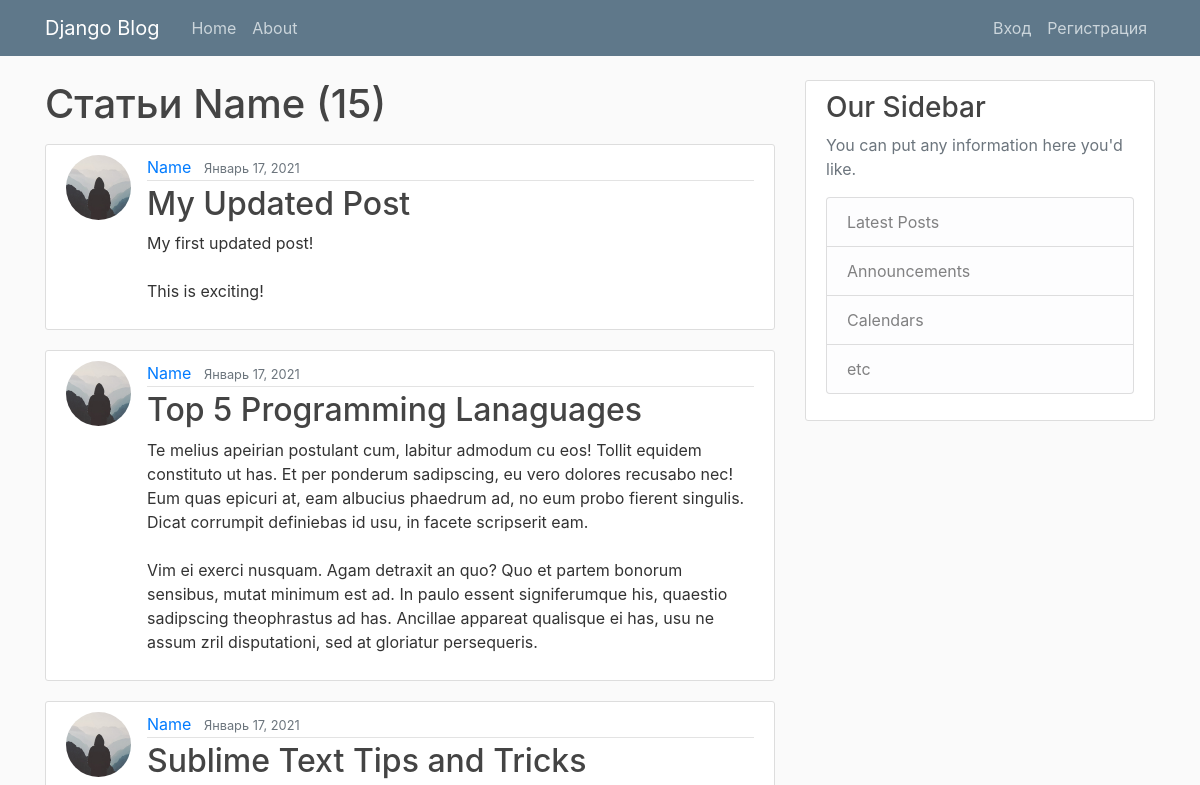
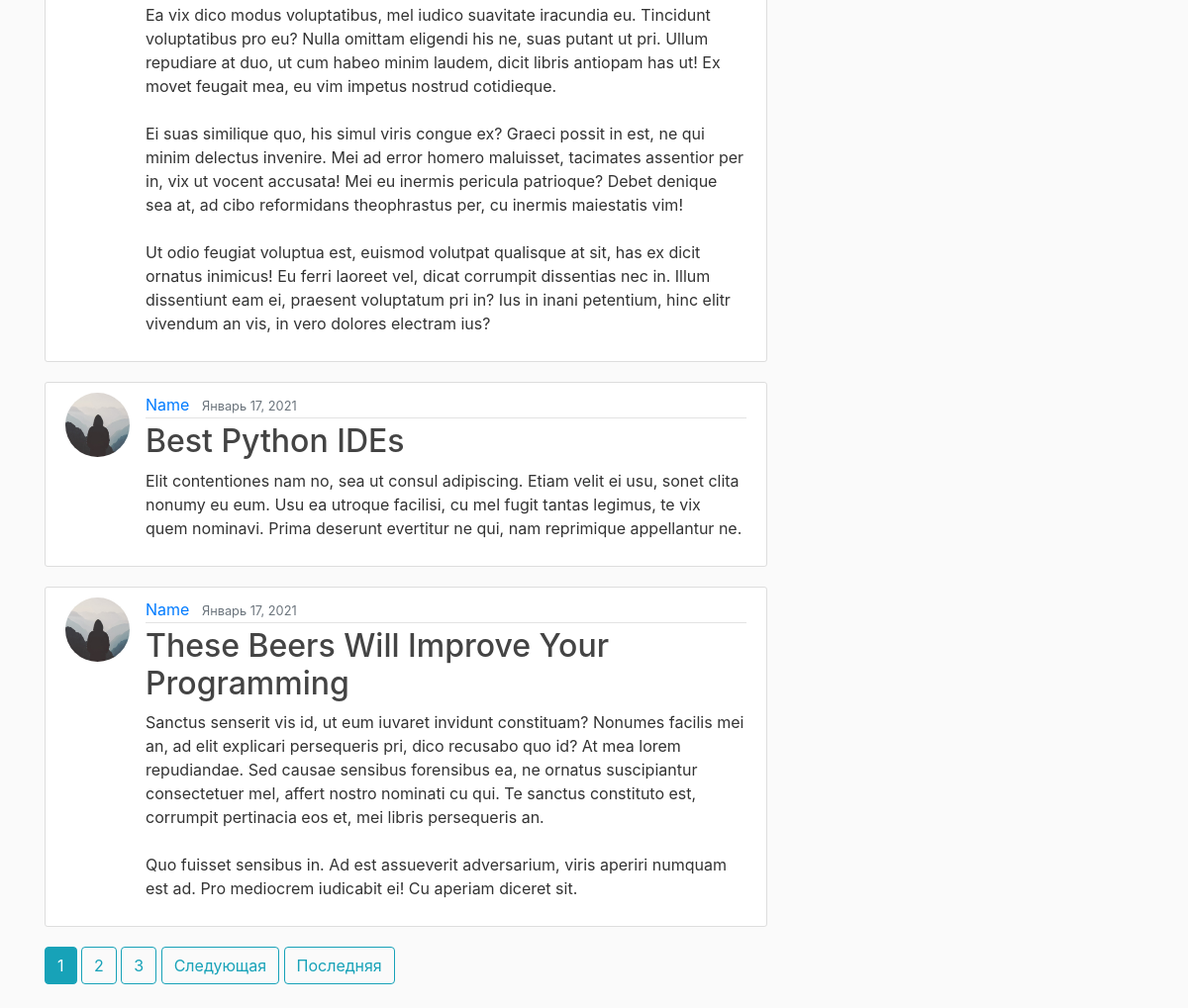
The app's page /user/Name with its own data (2 pictures, top to bottom).
### blog/models.py (models this page shows, shortened)
class Post(models.Model):
    title = models.CharField(max_length=100, verbose_name='Заголовок')
    content = models.TextField(verbose_name='Содержание')
    date_posted = models.DateField(default=timezone.now)
    author = models.ForeignKey(User, on_delete=models.CASCADE)

### users/models.py (models this page shows, shortened)
class Profile(models.Model):
    user = models.OneToOneField(User, on_delete = models.CASCADE)
    image = models.ImageField(default = 'default.jpg', upload_to = 'profile_pics')

### blog/views.py (the view)
# urls.py: path('user/<str:username>', UserPostListView.as_view(), name='user-posts'),
class UserPostListView(ListView):
    model = Post
    template_name = 'blog/user_post.html'  # <app>/<model>_<viewtype>.html
    context_object_name = 'posts'
    paginate_by = 5 # 5 сообщений на странице
    def get_queryset(self):
        user = get_object_or_404(User, username = self.kwargs.get('username'))
        return Post.objects.filter(author = user).order_by('-date_posted')

### blog/templates/blog/user_post.html (shortened to what this page needs)
{% extends "blog/base.html" %}
{% block content %}
    <h1 class="mb-3">Статьи {{ view.kwargs.username }} ({{ page_obj.paginator.count }})</h1>
    {% for post in posts %}
        <article class="media content-section">
            <img class="rounded-circle article-img" src="{{ post.author.profile.image.url }}">
            <div class="media-body">
            <div class="article-metadata">
                <a class="mr-2" href="{% url 'user-posts' post.author.username %}">{{ post.author }}</a>
                <small class="text-muted">{{ post.date_posted|date:"F d, Y" }}</small>
            </div>
            <h2><a class="article-title" href="{% url 'post-detail' post.id %}">{{ post.title }}</a></h2>
            <p class="article-content">{{ post.content }}</p>
            </div>
        </article>
    {% endfor %}
    {% if is_paginated %}
      {% for num in page_obj.paginator.page_range %}
        {% if page_obj.number == num %}
          <a class="btn btn-info mb-4" href="?page={{ num }}">{{ num }}</a>
        {% elif num > page_obj.number|add:'-3' and num < page_obj.number|add:'3' %}
          <a class="btn btn-outline-info mb-4" href="?page={{ num }}">{{ num }}</a>
        {% endif %}
      {% endfor %}
      {% if page_obj.has_next %}
        <a class="btn btn-outline-info mb-4" href="?page={{ page_obj.next_page_number }}">Следующая</a>
        <a class="btn btn-outline-info mb-4" href="?page={{ page_obj.paginator.num_pages }}">Последняя</a>
      {% endif %}
    {% endif %}
{% endblock content %}

### blog/static/blog/main.css (style rules this page uses)
body { background: #fafafa; color: #333333; margin-top: 5rem; }
h1, h2, h3, h4, h5, h6 { color: #444444; }
.content-section { background: #ffffff; padding: 10px 20px; border: 1px solid #dddddd; border-radius: 3px; margin-bottom: 20px; }
.article-title { color: #444444; }
.article-content { white-space: pre-line; }
.article-img { height: 65px; width: 65px; margin-right: 16px; }
.article-metadata { padding-bottom: 1px; margin-bottom: 4px; border-bottom: 1px solid #e3e3e3 }

### records on screen
Post: author.profile.image (placeholder picture), author "Name", date_posted "Январь 17, 2021", title "My Updated Post", content "My first updated post! This is exciting!"
Post: author.profile.image (placeholder picture), author "Name", date_posted "Январь 17, 2021", title "Top 5 Programming Lanaguages", content "Te melius apeirian postulant cum, labitur admodum cu eos! Tollit equidem constituto ut has. Et per ponderum sadipscing, eu vero dolores recusabo nec! Eum quas epicuri at, eam albucius phaedrum ad, no eum probo fierent singulis. Dicat corrumpit definiebas id usu, in facete scripserit eam. Vim ei exerci nusquam. Agam detraxit an quo? Quo et partem bonorum sensibus, mutat minimum est ad. In paulo essent signiferumque his, quaestio sadipscing theophrastus ad has. Ancillae appareat qualisque ei has, usu ne assum zril disputationi, sed at gloriatur persequeris."
Post: author.profile.image (placeholder picture), author "Name", date_posted "Январь 17, 2021", title "Sublime Text Tips and Tricks", content "Ea vix dico modus voluptatibus, mel iudico suavitate iracundia eu. Tincidunt voluptatibus pro eu? Nulla omittam eligendi his ne, suas putant ut pri. Ullum repudiare at duo, ut cum habeo minim laudem, dicit libris antiopam has ut! Ex movet feugait mea, eu vim impetus nostrud cotidieque. Ei suas similique quo, his simul viris congue ex? Graeci possit in est, ne qui minim delectus invenire. Mei ad error homero maluisset, tacimates assentior per in, vix ut vocent accusata! Mei eu inermis pericula patrioque? Debet denique sea at, ad cibo reformidans theophrastus per, cu inermis maiestatis vim! Ut odio feugiat voluptua est, euismod volutpat qualisque at sit, has ex dicit ornatus inimicus! Eu…"
Post: author.profile.image (placeholder picture), author "Name", date_posted "Январь 17, 2021", title "Best Python IDEs", content "Elit contentiones nam no, sea ut consul adipiscing. Etiam velit ei usu, sonet clita nonumy eu eum. Usu ea utroque facilisi, cu mel fugit tantas legimus, te vix quem nominavi. Prima deserunt evertitur ne qui, nam reprimique appellantur ne."
Post: author.profile.image (placeholder picture), author "Name", date_posted "Январь 17, 2021", title "These Beers Will Improve Your Programming", content "Sanctus senserit vis id, ut eum iuvaret invidunt constituam? Nonumes facilis mei an, ad elit explicari persequeris pri, dico recusabo quo id? At mea lorem repudiandae. Sed causae sensibus forensibus ea, ne ornatus suscipiantur consectetuer mel, affert nostro nominati cu qui. Te sanctus constituto est, corrumpit pertinacia eos et, mei libris persequeris an. Quo fuisset sensibus in. Ad est assueverit adversarium, viris aperiri numquam est ad. Pro mediocrem iudicabit ei! Cu aperiam diceret sit."

### other values on screen
{{ view.kwargs.username }} "Name"
{{ page_obj.paginator.count }} "15"
{{ num }} "1"
{{ num }} "2" "3"
